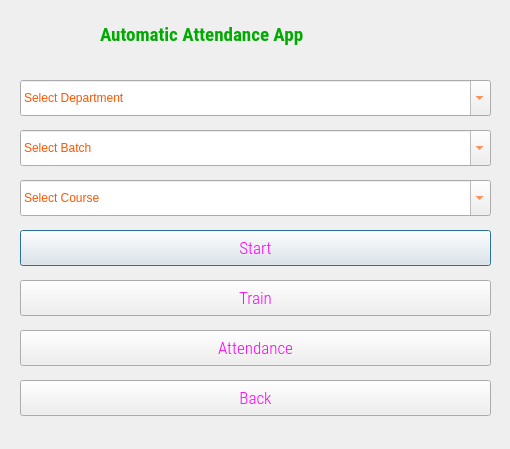
<?xml version="1.0" encoding="UTF-8"?>
<ui version="4.0">
 <class>Dialog</class>
 <widget class="QDialog" name="Dialog">
  <property name="geometry">
   <rect>
    <x>0</x>
    <y>0</y>
    <width>510</width>
    <height>449</height>
   </rect>
  </property>
  <property name="windowTitle">
   <string>Automatic Attendance system using Face Recognition</string>
  </property>
  <property name="windowIcon">
   <iconset>
    <normaloff>C:/Users/zziid/OneDrive/Pictures/Camera Roll/Bangladesh_Army_University_of_Science_and_Technology_(logo).jpg</normaloff>C:/Users/zziid/OneDrive/Pictures/Camera Roll/Bangladesh_Army_University_of_Science_and_Technology_(logo).jpg</iconset>
  </property>
  <widget class="QLabel" name="filelabel">
   <property name="geometry">
    <rect>
     <x>100</x>
     <y>20</y>
     <width>312</width>
     <height>28</height>
    </rect>
   </property>
   <property name="font">
    <font>
     <family>Roboto Condensed</family>
     <pointsize>14</pointsize>
     <weight>75</weight>
     <bold>true</bold>
    </font>
   </property>
   <property name="styleSheet">
    <string notr="true">color: rgb(0, 170, 0);</string>
   </property>
   <property name="text">
    <string>Automatic Attendance App</string>
   </property>
  </widget>
  <widget class="QComboBox" name="comboBox1">
   <property name="geometry">
    <rect>
     <x>20</x>
     <y>130</y>
     <width>471</width>
     <height>36</height>
    </rect>
   </property>
   <property name="font">
    <font>
     <family>MS Shell Dlg 2</family>
     <pointsize>10</pointsize>
     <weight>50</weight>
     <italic>false</italic>
     <bold>false</bold>
    </font>
   </property>
   <property name="styleSheet">
    <string notr="true">color: rgb(255, 85, 0);
font: 10pt &quot;MS Shell Dlg 2&quot;;</string>
   </property>
   <property name="editable">
    <bool>true</bool>
   </property>
   <property name="currentText">
    <string notr="true">Select Batch</string>
   </property>
  </widget>
  <widget class="QComboBox" name="comboBox2">
   <property name="geometry">
    <rect>
     <x>20</x>
     <y>180</y>
     <width>471</width>
     <height>36</height>
    </rect>
   </property>
   <property name="font">
    <font>
     <family>MS Shell Dlg 2</family>
     <pointsize>10</pointsize>
     <weight>50</weight>
     <italic>false</italic>
     <bold>false</bold>
    </font>
   </property>
   <property name="styleSheet">
    <string notr="true">color: rgb(255, 85, 0);
font: 10pt &quot;MS Shell Dlg 2&quot;;</string>
   </property>
   <property name="editable">
    <bool>true</bool>
   </property>
   <property name="currentText">
    <string notr="true">Select Course</string>
   </property>
  </widget>
  <widget class="QPushButton" name="runButton_2">
   <property name="geometry">
    <rect>
     <x>20</x>
     <y>230</y>
     <width>471</width>
     <height>36</height>
    </rect>
   </property>
   <property name="font">
    <font>
     <family>Roboto Condensed Light</family>
     <pointsize>13</pointsize>
    </font>
   </property>
   <property name="styleSheet">
    <string notr="true">color: rgb(255, 0, 255);</string>
   </property>
   <property name="text">
    <string>Start</string>
   </property>
  </widget>
  <widget class="QComboBox" name="comboBox5">
   <property name="geometry">
    <rect>
     <x>20</x>
     <y>80</y>
     <width>471</width>
     <height>36</height>
    </rect>
   </property>
   <property name="font">
    <font>
     <family>MS Shell Dlg 2</family>
     <pointsize>10</pointsize>
     <weight>50</weight>
     <italic>false</italic>
     <bold>false</bold>
    </font>
   </property>
   <property name="styleSheet">
    <string notr="true">color: rgb(255, 85, 0);
font: 10pt &quot;MS Shell Dlg 2&quot;;</string>
   </property>
   <property name="editable">
    <bool>true</bool>
   </property>
   <property name="currentText">
    <string notr="true">Select Department</string>
   </property>
  </widget>
  <widget class="QLabel" name="label">
   <property name="geometry">
    <rect>
     <x>40</x>
     <y>70</y>
     <width>441</width>
     <height>21</height>
    </rect>
   </property>
   <property name="text">
    <string/>
   </property>
  </widget>
  <widget class="QPushButton" name="runButton_3">
   <property name="geometry">
    <rect>
     <x>20</x>
     <y>280</y>
     <width>471</width>
     <height>36</height>
    </rect>
   </property>
   <property name="font">
    <font>
     <family>Roboto Condensed Light</family>
     <pointsize>13</pointsize>
    </font>
   </property>
   <property name="styleSheet">
    <string notr="true">color: rgb(255, 0, 255);</string>
   </property>
   <property name="text">
    <string>Train</string>
   </property>
  </widget>
  <widget class="QPushButton" name="runButton_4">
   <property name="geometry">
    <rect>
     <x>20</x>
     <y>330</y>
     <width>471</width>
     <height>36</height>
    </rect>
   </property>
   <property name="font">
    <font>
     <family>Roboto Condensed Light</family>
     <pointsize>13</pointsize>
    </font>
   </property>
   <property name="styleSheet">
    <string notr="true">color: rgb(255, 0, 255);</string>
   </property>
   <property name="text">
    <string>Attendance</string>
   </property>
  </widget>
  <widget class="QPushButton" name="runButton_5">
   <property name="geometry">
    <rect>
     <x>20</x>
     <y>380</y>
     <width>471</width>
     <height>36</height>
    </rect>
   </property>
   <property name="font">
    <font>
     <family>Roboto Condensed Light</family>
     <pointsize>13</pointsize>
    </font>
   </property>
   <property name="styleSheet">
    <string notr="true">color: rgb(255, 0, 255);</string>
   </property>
   <property name="text">
    <string>Back</string>
   </property>
  </widget>
 </widget>
 <resources/>
 <connections/>
</ui>
